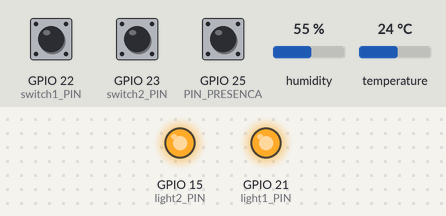
Simulated run of this sketch. Board: ESP32. Parts: output pins drawn as LEDs (lit = HIGH). The test bench sets the inputs (shaded band); at power-on: GPIO 22 (switch1_PIN) HIGH, GPIO 23 (switch2_PIN) HIGH, GPIO 25 (PIN_PRESENCA) HIGH, humidity 55 %, temperature 24 °C. WiFi joins after 1.5 s; servers stay silent unless stated; no MQTT or app messages arrive unless stated; what the sketch prints to the serial monitor is not drawn.

Above: at 2.7 s.
2.8 s: GPIO 22 (switch1_PIN) pulled LOW for 0.15 s
At 2.87 s:
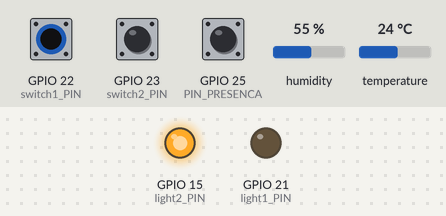
4.4 s: GPIO 23 (switch2_PIN) pulled LOW for 0.15 s
At 4.47 s:
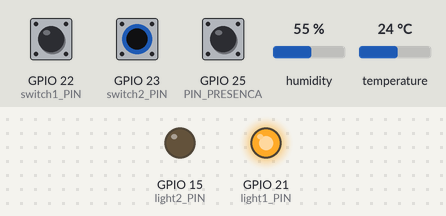
Timing chart, 0 to 7.4 s (numbered marks = the images above; inputs shaded):
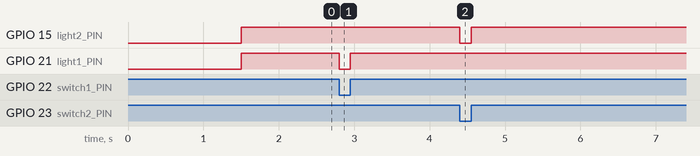

The sketch:

esp98.ino
```cpp
//Import libraries
#include <WiFi.h>
#include <ArduinoJson.h>
#include <PubSubClient.h>
#include <DHT.h>

//Instance wifi and mqtt objects
WiFiClient espClient;
PubSubClient client(espClient);


//WIFI variables
char* ssid = "xiaomi_2G"; // SSID / nome da rede WI-FI que deseja se conectar
char* password = "JP010203";
long lastWIFIReconnectAttempt = 0;


//MQTT variables
#define SUBSCRIBE_TOPIC "IOT_98"
#define PUBLISH_TOPIC "IOT_main"
#define ID_MQTT  "esp98"
long lastMQTTReconnectAttempt = 0;
const char* broker = "192.168.15.45";
const int port = 1883;
void mqtt_callback(char* topic, byte* payload, unsigned int length);

//Light variables
const int switch1_PIN = 22;
const int switch2_PIN = 23;
const int light1_PIN = 21;
const int light2_PIN = 15;
int switch1 = 0;
int switch2 = 0;

//DHT variables
#define DHTPIN 2 // pino que estamos conectado
#define DHTTYPE DHT11 // DHT 11
DHT dht(DHTPIN, DHTTYPE);//Instance dht object

//Sensor IDs
String light1ID = "xuglNeOB090txQR8CGUFRzDO4";
String light2ID = "nxMnT7LWL1X1vUH4qowm6To0f";
String tempID = "DfcGoUL0ekm3nHld05nO92aet";
String humidityID = "80zaKecCN3BHoySpqeyFKP6aq";
String luminosityID = "rajnlBHMTZTp7ExxR06OjjQyT";
String presenceID = "mf0Zl2dadFnz607ipnZ4MAqve";

//Delay time
long lastDebounceTime = 0;
long debounceDelay = 10000;

int PIN_LUMINOSIDADE = 26;
int PIN_PRESENCA = 25;

//Verif wifi and mqtt connetions
void verifConnections(){

  //Verif WIFI
  if (!verifWIFI()) {
    long now = millis();
    if (now - lastWIFIReconnectAttempt > 10000) {
      lastWIFIReconnectAttempt = now;

      // Attempt to reconnect
      if (reconnectWIFI()) {
        lastWIFIReconnectAttempt = 0;
      }
    }
  }


  //Verif MQTT
  if (!verifMQTT()) {
    long now = millis();
    if (now - lastMQTTReconnectAttempt > 5000) {
      lastMQTTReconnectAttempt = now;

      // Attempt to reconnect
      if (reconnectMQTT()) {
        lastMQTTReconnectAttempt = 0;
      }
    }
  }else{
    client.loop();//Keep mqtt connected
  }
}


/*
=========================================
            WIFI FUNCTIONS
=========================================
*/


//Init WIFI
void initWIFI(){
  reconnectWIFI();

  lastWIFIReconnectAttempt = 0;
}


//Verif WIFI connection
boolean verifWIFI(){
  if(WiFi.status() == WL_CONNECTED){
    return true;
  }else{
    return false;
  }
}


//Reconnect WIFI connection
boolean reconnectWIFI(){
  WiFi.begin(ssid, password); // Conecta na rede WI-FI
  while (WiFi.status() != WL_CONNECTED) {
    delay(500);
    Serial.print(".");
  }
  Serial.write("wifi");
  return verifWIFI();
}


/*
=========================================
            MQTT FUNCTIONS
=========================================
*/


//Receive a broker message
void mqtt_callback(char* topic, byte* payload, unsigned int length){
  String msg;
  //obtem a string do payload recebido
  for (int i = 0; i < length; i++)
  {
    char c = (char)payload[i];
    msg += c;
  }

  Serial.print(F("Receiving: "));
  Serial.println(msg);

  StaticJsonDocument<2048> doc;
  deserializeJson(doc, payload);

  if(doc["deviceID"] == light1ID){
    if(doc["tag"] == "#lightBTN"){
      updateLightState(light1_PIN);
      sendSwitch1();
    }
  }else if(doc["deviceID"] == light2ID){
    if(doc["tag"] == "#lightBTN"){
      updateLightState(light2_PIN);
      sendSwitch2();
    }
  }
}


//Init MQTT
void initMQTT(){
  client.setServer(broker, port);
  client.setCallback(mqtt_callback);

  lastMQTTReconnectAttempt = 0;
}


//Verif MQTT connection
boolean verifMQTT(){
  return client.connected();
}


//Reconnect MQTT connection
boolean reconnectMQTT() {
  if (client.connect(ID_MQTT)){
    client.subscribe(SUBSCRIBE_TOPIC);
    Serial.write("mqtt");
  }

  return client.connected();
}


/*
======================================
          Sensor Functions
======================================
*/


//update light state
void updateLightState(int light_pin){
  int newState = !digitalRead(light_pin);
  digitalWrite(light_pin,newState);
}


//read light switches
void readSwitches(){
  if(switch1 != digitalRead(switch1_PIN)){
    switch1 = !switch1;
    updateLightState(light1_PIN);
    sendSwitch1();
  }

  if(switch2 != digitalRead(switch2_PIN)){
    switch2 = !switch2;
    updateLightState(light2_PIN);
    sendSwitch2();
  }
}

String readDHTTemperature()
{
  float t = dht.readTemperature();
  if (isnan(t))
  {
    return "0";
  }
  else
  {
    return String(t);
  }
}

String readDHTHumidity()
{
  float h = dht.readHumidity();
  if (isnan(h))
  {
    return "0";
  }
  else
  {
    return String(h);
  }
}

String readLDRLuminosidade()
{
  float v = analogRead(PIN_LUMINOSIDADE);
  if (isnan(v))
  {
    return "0";
  }
  else
  {
    return String(v);
  }
}

String readPIRPresenca()
{
  bool p = digitalRead(PIN_PRESENCA);
  if (isnan(p)){
    return "0";
  }else{
    return String(p);
  }
}

void readSensors(){
  String temp = readDHTTemperature();
  String humdity = readDHTHumidity();
  String luminosity = readLDRLuminosidade();
  String presence = readPIRPresenca();

  sendTemparature(temp);
  sendHumidity(humdity);
  sendLuminosity(luminosity);
  sendPresence(presence);
}

/*
==============================
        Mqtt send
==============================
*/

//Send
void sendSwitch1(){
  StaticJsonDocument<256> doc;

  doc["deviceID"] = light1ID;
  doc["type"] = "read-sensor";
  doc["value"] = digitalRead(light1_PIN);

  sendMessage(doc);
}

void sendSwitch2(){
  StaticJsonDocument<256> doc;

  doc["deviceID"] = light2ID;
  doc["type"] = "read-sensor";
  doc["value"] = digitalRead(light2_PIN);

  sendMessage(doc);
}

//Send temp
void sendTemparature(String temp){
  StaticJsonDocument<256> doc;

  doc["deviceID"] = tempID;
  doc["type"] = "read-sensor";
  doc["value"] = temp;

  sendMessage(doc);
}

void sendHumidity(String humidity){
  StaticJsonDocument<256> doc;

  doc["deviceID"] = humidityID;
  doc["type"] = "read-sensor";
  doc["value"] = humidity;

  sendMessage(doc);
}

void sendLuminosity(String luminosity){
  StaticJsonDocument<256> doc;

  doc["deviceID"] = luminosityID;
  doc["type"] = "read-sensor";
  doc["value"] = luminosity;

  sendMessage(doc);
}

void sendPresence(String presence){
  StaticJsonDocument<256> doc;

  doc["deviceID"] = presenceID;
  doc["type"] = "read-sensor";
  doc["value"] = presence;

  sendMessage(doc);
}

void sendMessage(StaticJsonDocument<256> doc){
  char out[256];
  serializeJson(doc, out);
  client.publish(PUBLISH_TOPIC, out);
}

/*
======================================
           Arduino Functions
======================================
*/


//Setup function
void setup(){
  pinMode(switch1_PIN,INPUT);
  pinMode(switch2_PIN,INPUT);
  pinMode(light1_PIN,OUTPUT);
  pinMode(light2_PIN,OUTPUT);
  Serial.begin(115200);
  Serial.println("started");

  initWIFI();
  initMQTT();
  verifConnections();
}


//Loop function
void loop(){
  readSwitches();
  verifConnections();

  if((millis() - lastDebounceTime) >= debounceDelay){
    readSensors();
    lastDebounceTime = millis();
  }
}
```

Measured:
- after the input at 2.8 s, GPIO 21 (light1_PIN): HIGH → LOW at once, → HIGH 0.15 s later
- after the input at 4.4 s, GPIO 15 (light2_PIN): HIGH → LOW at once, → HIGH 0.15 s later
